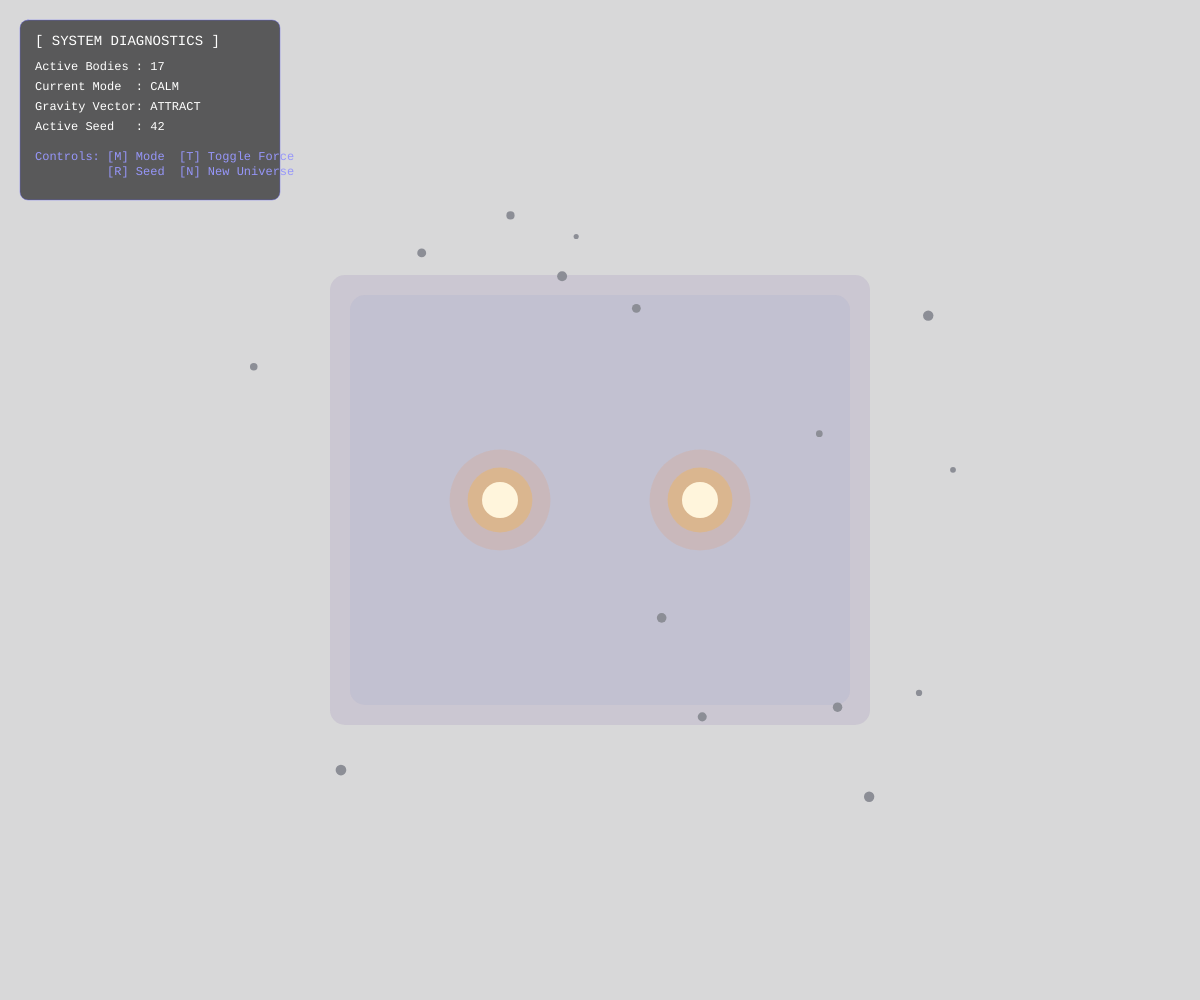
Frame 1 (no input)
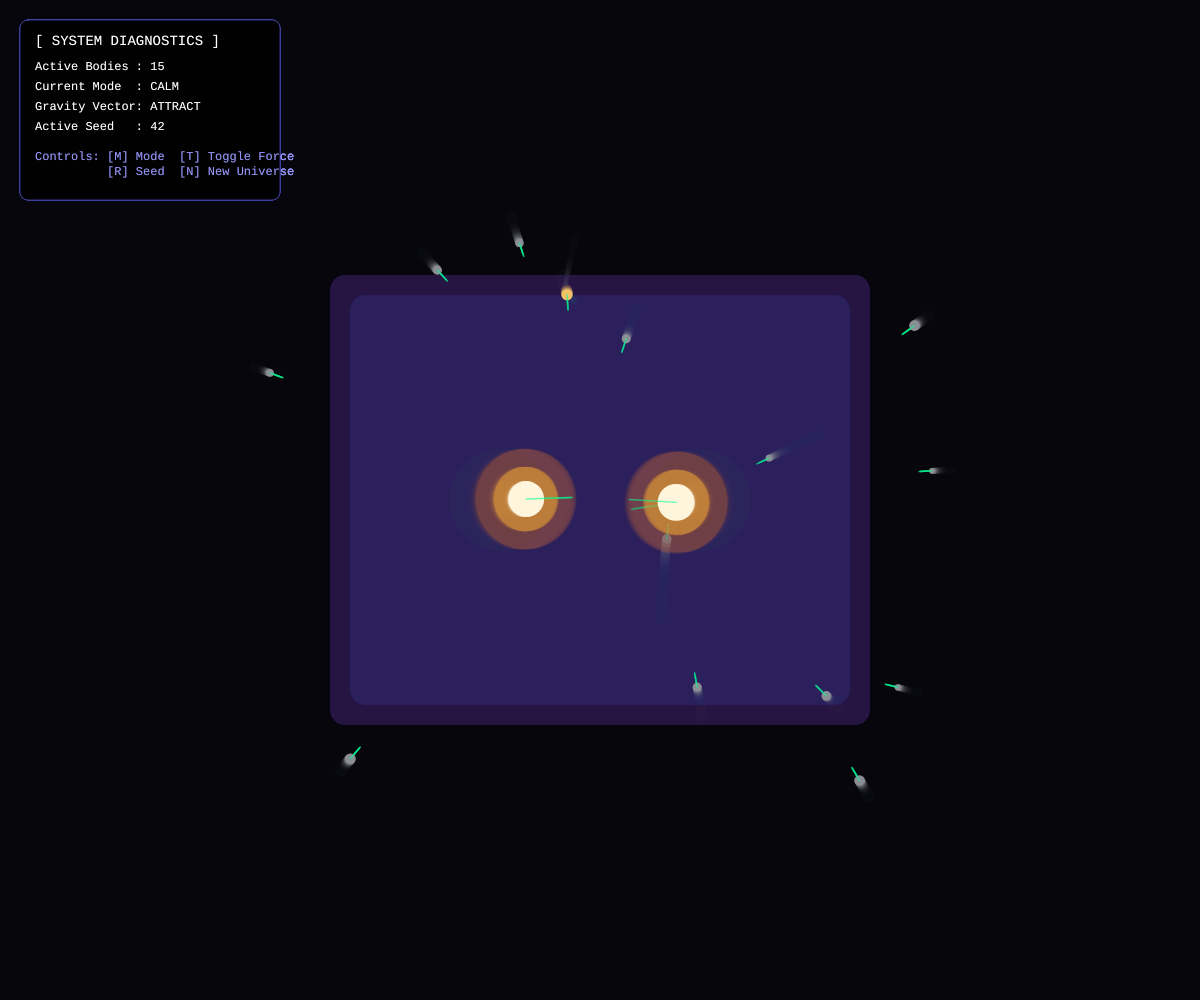
Frame 60 (no input)
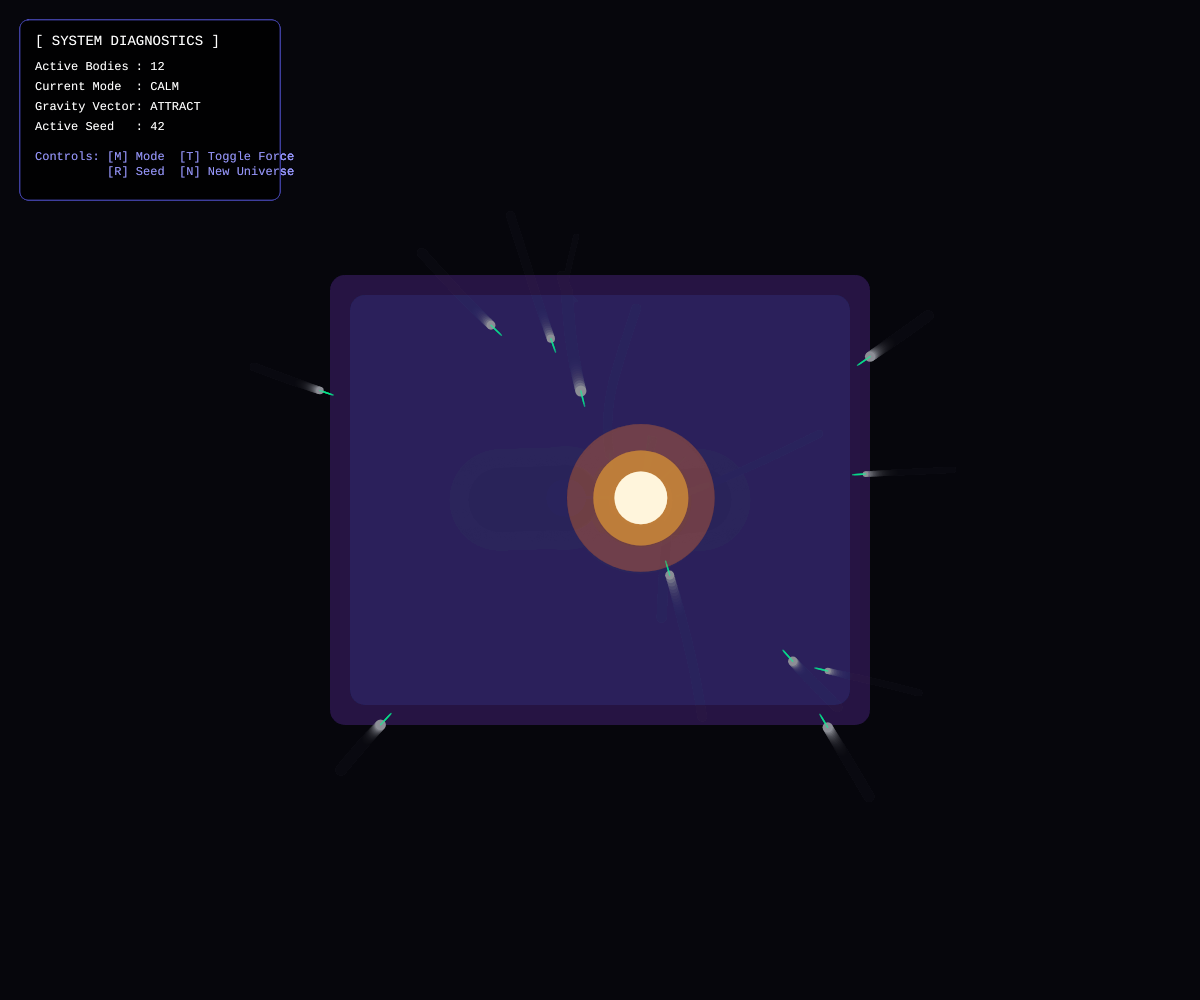
Frame 120 (the mouse pressed at the canvas centre since frame 60)

The p5.js sketch that drew these frames (run headless with seeded random() and noise() and a simulated clock; from frame 60 on, the mouse is pressed at the canvas centre):

// p5.js sketch
// ── sketch.js
// --- Global Physics Configuration ---
let G = 1.2;                   // Universal Gravitational Constant
let DRAG_K = 0.04;             // Nebula gas density parameter
let GRAVITY_SIGN = 1;          // 1 = Attraction, -1 = Repulsion

// --- Simulation State ---
let bodies = [];
let nebulaZone;
let showOverlay = true;
let currentMode = "CALM";      // Toggle states: "CALM" <-> "CHAOTIC"
let activeSeed = 42;           // Seed for deterministic generation

function setup() {
  createCanvas(windowWidth, windowHeight);
  initializeSimulation(activeSeed);
}

function draw() {
  // Low-alpha background creates natural-looking particle trails (Star dust effect)
  background(10, 10, 18, 40); 

  // 1. Render Environment Zone
  nebulaZone.display();

  // 2. Physics Core Loop (N-Body Mutual Interactivity)
  for (let i = 0; i < bodies.length; i++) {
    let currentBody = bodies[i];

    // Check if the body is inside the gaseous nebula cloud
    if (nebulaZone.contains(currentBody)) {
      nebulaZone.applyEffect(currentBody);
    }

    // Accumulate gravitational forces from every other object
    for (let j = 0; j < bodies.length; j++) {
      if (i !== j) {
        currentBody.calculateGravity(bodies[j]);
      }
    }
  }

  // 3. Position Updates, Boundary Cleanup, and Rendering
  // Iterating backwards keeps array splicing safe from index skips
  for (let i = bodies.length - 1; i >= 0; i--) {
    let b = bodies[i];
    b.update();
    b.display();

    // Lifecycle rule: Remove bodies that stray too far off-screen
    if (b.isOffScreen()) {
      bodies.splice(i, 1);
    }
  }

  // 4. Resolve Accretion Events (Collisions and merges)
  handleAccretion();

  // 5. Data Overlay Panel
  if (showOverlay) {
    drawOverlayPanel();
  }
}

// Helper to spawn a fresh or seeded universe
function initializeSimulation(seedValue) {
  randomSeed(seedValue);
  noiseSeed(seedValue);
  bodies = [];

  // Create central Gaseous Nebula cloud (Environment Zone)
  let zoneW = width * 0.45;
  let zoneH = height * 0.45;
  nebulaZone = new Nebula(width / 2 - zoneW / 2, height / 2 - zoneH / 2, zoneW, zoneH);

  // Requirement Check: >= 2 Massive Proto-Stars
  bodies.push(new Body(width / 2 - 100, height / 2, 400, true));
  bodies.push(new Body(width / 2 + 100, height / 2, 400, true));

  // Requirement Check: >= 8 Live Asteroids/Dust bodies
  for (let i = 0; i < 15; i++) {
    let x = random(width * 0.2, width * 0.8);
    let y = random(height * 0.2, height * 0.8);
    // Give them tangential orbital velocity pushes so they don't plunge instantly
    let b = new Body(x, y, random(5, 25), false);
    let orbitalVel = p5.Vector.sub(b.pos, createVector(width / 2, height / 2));
    orbitalVel.rotate(HALF_PI); 
    orbitalVel.setMag(random(1.5, 3.5));
    b.vel = orbitalVel;
    bodies.push(b);
  }
}

// --- Global Collision Resolver ---
function handleAccretion() {
  for (let i = 0; i < bodies.length; i++) {
    for (let j = i + 1; j < bodies.length; j++) {
      let b1 = bodies[i];
      let b2 = bodies[j];

      let d = p5.Vector.dist(b1.pos, b2.pos);
      if (d < b1.radius + b2.radius) {
        // Accretion hit detected: Determine dominant and submissive bodies
        let primary = (b1.mass >= b2.mass) ? b1 : b2;
        let secondary = (b1.mass < b2.mass) ? b1 : b2;

        // Conservation of Linear Momentum: v_new = (m1*v1 + m2*v2) / (m1 + m2)
        let mom1 = p5.Vector.mult(primary.velocity, primary.mass);
        let mom2 = p5.Vector.mult(secondary.velocity, secondary.mass);
        let combinedMomentum = p5.Vector.add(mom1, mom2);
        
        let targetMass = primary.mass + secondary.mass;
        primary.velocity = p5.Vector.div(combinedMomentum, targetMass);
        primary.updateMassAndDimensions(targetMass);
        primary.temperature = 255; // Flash white hot!

        // Remove the swallowed body from the simulation
        let indexToRemove = bodies.indexOf(secondary);
        bodies.splice(indexToRemove, 1);
        return; // Break frame calculations cleanly to prevent index errors
      }
    }
  }
}

// --- Dynamic User Interactivity ---
function mousePressed() {
  if (keyIsDown(SHIFT)) {
    // Spawn a massive proto-star manually
    bodies.push(new Body(mouseX, mouseY, 300, true));
  } else {
    // Spawn simple drifting space dust
    let dust = new Body(mouseX, mouseY, random(8, 30), false);
    dust.vel = createVector(random(-1.5, 1.5), random(-1.5, 1.5));
    bodies.push(dust);
  }
}

function keyPressed() {
  let keyUpper = key.toUpperCase();
  
  if (keyUpper === 'O') showOverlay = !showOverlay;
  
  if (keyUpper === 'T') GRAVITY_SIGN *= -1; // Toggle Attraction <-> Repulsion
  
  if (keyUpper === 'M') {
    // Mode Switching: Shift constants gracefully without interrupting frames
    if (currentMode === "CALM") {
      currentMode = "CHAOTIC";
      G = 3.8;
      DRAG_K = 0.005; // Thin out gas to allow hyper-velocity slingshots
    } else {
      currentMode = "CALM";
      G = 1.2;
      DRAG_K = 0.04;
    }
  }
  
  if (keyUpper === 'R') {
    // Seeded Randomness Reset (Deterministic output)
    initializeSimulation(activeSeed);
  }
  
  if (keyUpper === 'N') {
    // Fresh Seed Generation
    activeSeed = floor(random(10000));
    initializeSimulation(activeSeed);
  }
}

function drawOverlayPanel() {
  push();
  fill(0, 0, 0, 150);
  stroke(100, 100, 250, 100);
  rect(20, 20, 260, 180, 8);
  
  noStroke();
  fill(255);
  textSize(14);
  textFont('monospace');
  text(`[ SYSTEM DIAGNOSTICS ]`, 35, 45);
  textSize(12);
  text(`Active Bodies : ${bodies.length}`, 35, 70);
  text(`Current Mode  : ${currentMode}`, 35, 90);
  text(`Gravity Vector: ${GRAVITY_SIGN > 0 ? "ATTRACT" : "REPEL"}`, 35, 110);
  text(`Active Seed   : ${activeSeed}`, 35, 130);
  
  fill(150, 150, 250);
  text(`Controls: [M] Mode  [T] Toggle Force`, 35, 160);
  text(`          [R] Seed  [N] New Universe`, 35, 175);
  pop();
}

function windowResized() {
  resizeCanvas(windowWidth, windowHeight);
}
// ── body.js
class Body {
  constructor(x, y, mass, isStar = false) {
    this.pos = createVector(x, y);
    this.velocity = createVector(0, 0);
    this.acceleration = createVector(0, 0);
    this.isStar = isStar;
    this.temperature = 0; // Visual thermal indicator for fusion collisions
    
    this.updateMassAndDimensions(mass);
  }

  updateMassAndDimensions(newMass) {
    this.mass = newMass;
    // Scale visual size non-linearly to look realistic
    this.radius = this.isStar ? sqrt(this.mass) * 1.8 : sqrt(this.mass) * 1.1;
  }

  applyForce(force) {
    // Newton's Second Law: a = F / m
    let f = p5.Vector.div(force, this.mass);
    this.acceleration.add(f);
  }

  calculateGravity(otherBody) {
    let forceDirection = p5.Vector.sub(this.pos, otherBody.pos);
    let distance = forceDirection.mag();

    // Critical Patch: Force-softening constant avoids division by zero singularities
    let minConstraint = this.radius + otherBody.radius;
    if (distance < minConstraint) distance = minConstraint;

    forceDirection.normalize();

    // Classical Universal Gravitation Calculation
    let forceMagnitude = (G * this.mass * otherBody.mass) / (distance * distance);
    let structuralForce = forceDirection.mult(forceMagnitude * GRAVITY_SIGN);

    // Apply the mutual attraction force vectors
    otherBody.applyForce(structuralForce);
  }

  update() {
    // Standard Velocity/Position numerical Euler Integration
    this.velocity.add(this.acceleration);
    this.pos.add(this.velocity);
    this.acceleration.mult(0); // Wipe frame forces clean

    // Natural thermodynamic decay rate
    if (this.temperature > 0) {
      this.temperature -= 4;
    }
  }

  isOffScreen() {
    let padding = 300; // Allow ample orbit space off camera bounds
    return (this.pos.x < -padding || 
            this.pos.x > width + padding || 
            this.pos.y < -padding || 
            this.pos.y > height + padding);
  }

  display() {
    push();
    noStroke();
    
    if (this.isStar) {
      // Radiant Multi-layered Star Aura Glow
      fill(255, 120, 30, 30);
      ellipse(this.pos.x, this.pos.y, this.radius * 2.8);
      fill(255, 180, 50, 80);
      ellipse(this.pos.x, this.pos.y, this.radius * 1.8);
      fill(255, 245, 220);
      ellipse(this.pos.x, this.pos.y, this.radius);
    } else {
      // Asteroid styling changes dynamically based on structural temperature
      if (this.temperature > 0) {
        // Blends white-hot core outward to asteroid base gray
        let hotColor = color(255, 200, 100);
        let baseColor = color(130, 130, 140);
        let currentColor = lerpColor(baseColor, hotColor, this.temperature / 255);
        fill(currentColor);
      } else {
        fill(140, 142, 150);
      }
      ellipse(this.pos.x, this.pos.y, this.radius * 2);
    }
    
    // Feature Overlay: Tiny direction indicators
    if (showOverlay && this.velocity.mag() > 0.1) {
      stroke(0, 255, 150, 150);
      strokeWeight(1.5);
      let previewVector = this.velocity.copy().setMag(this.radius + 10);
      line(this.pos.x, this.pos.y, this.pos.x + previewVector.x, this.pos.y + previewVector.y);
    }
    pop();
  }
}
// ── nebula.js
class Nebula {
  constructor(x, y, w, h) {
    this.x = x;
    this.y = y;
    this.w = w;
    this.h = h;
  }

  contains(body) {
    // Spatial boundary box check
    return (body.pos.x >= this.x && 
            body.pos.x <= this.x + this.w && 
            body.pos.y >= this.y && 
            body.pos.y <= this.y + this.h);
  }

  applyEffect(body) {
    // Linear Fluid Drag Formulation: F = -k * v
    if (body.velocity.mag() === 0) return;

    let dragForce = body.velocity.copy();
    dragForce.mult(-1); // Apply force directly opposite to current heading
    dragForce.normalize();

    let objectSpeed = body.velocity.mag();
    let computedMagnitude = DRAG_K * objectSpeed;
    
    dragForce.mult(computedMagnitude);
    body.applyForce(dragForce);
  }

  display() {
    push();
    noStroke();
    // Soft transparent purple/blue atmospheric cosmic cloud styling
    fill(80, 40, 140, 25); 
    rect(this.x, this.y, this.w, this.h, 15);
    
    // Inner gas density ring styling
    fill(50, 80, 180, 15);
    rect(this.x + 20, this.y + 20, this.w - 40, this.h - 40, 15);
    pop();
  }
}
